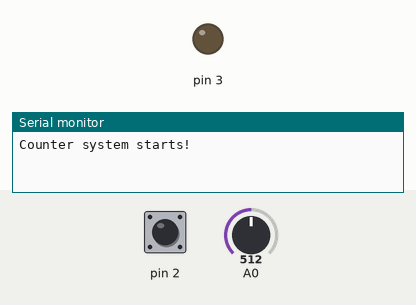
Recording of a sketch running on a simulated Arduino Uno, built with avr-gcc and run on an emulated ATmega328P. Parts: output pins drawn as LEDs (lit = HIGH), the last lines printed to the serial monitor. Inputs (shaded band) come from the test bench; at power-on: A0 = 512, pin 2 HIGH.

Above: at 1.2 s.
1.3 s: A0 set to 385
2.8 s: A0 set to 359
At 3.3 s:
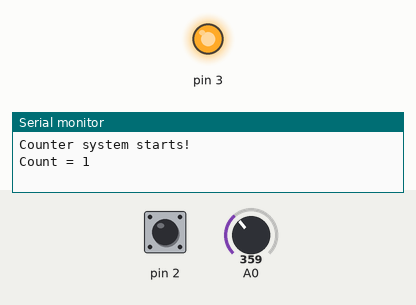
5.9 s: A0 set to 463
7.4 s: A0 set to 499
At 8.0 s:
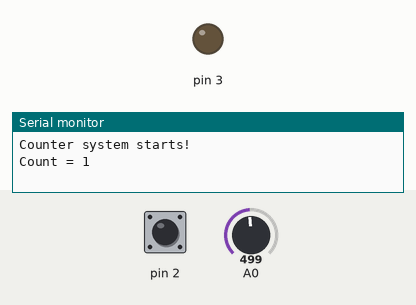
8.9 s: A0 set to 365
At 10.3 s:
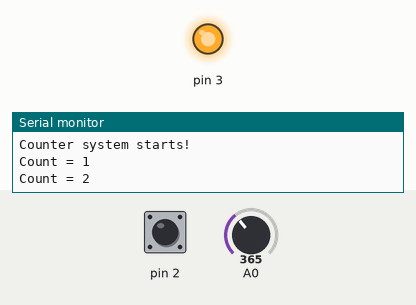
Timing chart, 0 to 11.4 s (numbered marks = the images above; inputs shaded):
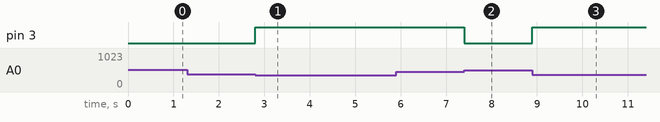

The sketch:

part_d.ino
```cpp
int count = 0;
int countcheck = 1;
int resetcheck = 1;

void setup() {
  Serial.begin(4800);
  pinMode(3, OUTPUT);
  pinMode(2, INPUT);
  digitalWrite(2, HIGH);
  pinMode(A0, INPUT);
  Serial.println("Counter system starts!");
}

void loop() {
  int lux = analogRead(A0);
  //Serial.println(lux);
  if (lux < 375) {
    digitalWrite(3, HIGH);
    if (countcheck == 1) {
      count = count + 1;
      countcheck = 0;
      Serial.print("Count = ");
      Serial.println(count);
    }
  }
  if (lux > 480) {
    digitalWrite(3, LOW);
    countcheck = 1;
  }

  int button = digitalRead(2);
  //Serial.println(button);
  if (button == 0) {
    if (resetcheck == 1) {
      count = 0;
      resetcheck = 0;
      Serial.println("Count initialize to 0");
    }
  }
  if (button == 1){
    resetcheck = 1;
  }

}
```

Measured:
- the behaviour switches between 375 and 374 on A0 (found by bisection; images 0 and 1)
- the behaviour switches between 480 and 481 on A0 (found by bisection; images 1 and 2)
- after the input at 1.3 s, every drawn part: stays the same
- after the input at 2.8 s, pin 3: LOW → HIGH at once
- after the input at 5.9 s, every drawn part: stays the same
- after the input at 7.4 s, pin 3: HIGH → LOW at once
- after the input at 8.9 s, pin 3: LOW → HIGH at once
